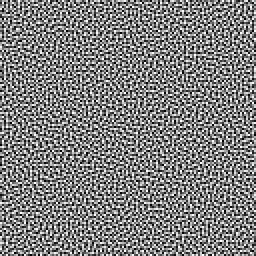
#> input picture bluenoise/128_128/LDR_LLL1_0.png, 128 x 128 px (shown 2 times larger)
$ python dither_v2.py bluenoise/128_128/LDR_LLL1_0.png   (older library calls are emulated)
#> lines starting #> are read from the running program, lines starting #| are printed output that depends on the picture
import cv2
import numpy as np
import pandas as pd
import argparse
import sys
import os
from PIL import Image

def load_lut(csv_path):
    if csv_path and os.path.exists(csv_path):
        print(f"Loading LUT from: {csv_path}")
        try:
            df = pd.read_csv(csv_path)
            x = df.iloc[:, 0].values.astype(float)
            y = df.iloc[:, 1].values.astype(float)
            is_inverted = y[0] > y[-1]
            if is_inverted:
                print(" -> Detected INVERTED LUT. Disabling auto-inversion.")
            return x, y, is_inverted
        except Exception as e:
            print(f"Error reading CSV: {e}")
            sys.exit(1)
    else:
        print("No CSV provided. Using LINEAR mapping.")
        x = np.array([0.0, 255.0])
        y = np.array([0.0, 255.0])
        return x, y, False

def get_bayer_noise(size_h, size_w):
    """ Generates a normalized Bayer noise map (-0.5 to +0.5) """
    bayer_8x8 = np.array([
        [ 0, 32,  8, 40,  2, 34, 10, 42],
        [48, 16, 56, 24, 50, 18, 58, 26],
        [12, 44,  4, 36, 14, 46,  6, 38],
        [60, 28, 52, 20, 62, 30, 54, 22],
        [ 3, 35, 11, 43,  1, 33,  9, 41],
        [51, 19, 59, 27, 49, 17, 57, 25],
        [15, 47,  7, 39, 13, 45,  5, 37],
        [63, 31, 55, 23, 61, 29, 53, 21]
    ], dtype=np.float32)

    # Normalize to -0.5 to +0.5 range
    bayer_norm = (bayer_8x8 / 64.0) - 0.5

    # Tile it
    rep_h = int(np.ceil(size_h / 8))
    rep_w = int(np.ceil(size_w / 8))
    tiled = np.tile(bayer_norm, (rep_h, rep_w))

    return tiled[:size_h, :size_w]

def load_dither_config():
    """Load dithering defaults from defaults.yaml."""
    config_path = "defaults.yaml"
    if not os.path.exists(config_path):
        return {}
    config = {}
    with open(config_path, "r") as f:
        for line in f:
            line = line.strip()
            if not line or line.startswith("#"):
                continue
            if ":" in line:
                key, value = line.split(":", 1)
                key = key.strip()
                value = value.strip()
                # Try to interpret numbers
                try:
                    value = float(value)
                except ValueError:
                    if value.lower() in ("true", "false"):
                        value = value.lower() == "true"
                    else:
                        value = value.lower()
                config[key] = value
    return config

def process_adaptive_hybrid(image_path, csv_path, output_path, size_mm, dpi, max_steps, min_spread, max_spread, gamma, dither_type='bayer', strength=1.0, edge_damping=0.5):
    # 1. Load Data
#> called with image_path = 'bluenoise/128_128/LDR_LLL1_0.png', output_path = 'adaptive_print.png', size_mm = 150, dpi = 318, max_steps = 80, min_spread = 1, max_spread = 4, gamma = 1
    lut_x, lut_y, lut_is_inverted = load_lut(csv_path)

    print(f"Loading Image: {image_path}")
    img = cv2.imread(image_path, cv2.IMREAD_GRAYSCALE)
#> img is the input picture: shape (128, 128); min 0, max 255, mean 127.5
    if img is None:
        print("Error loading image.")
        return

    # 2. Resize
    if size_mm:
        h, w = img.shape
#> h = 128; w = 128
        pixel_scale = (size_mm / 25.4) * dpi
        scale = pixel_scale / max(h, w)
#> scale = 14.67
        new_w, new_h = int(w * scale), int(h * scale)
#> new_w = 1877; new_h = 1877
        print(f"Resizing to {new_w}x{new_h} px ({size_mm}mm @ {dpi} DPI)")
#| Resizing to 1877x1877 px (150mm @ 318 DPI)
        img = cv2.resize(img, (new_w, new_h), interpolation=cv2.INTER_LANCZOS4)
#> img: shape (1877, 1877)

    # 3. Handle Inversion
    if not lut_is_inverted:
        print("Inverting image pixels (Standard Negative Generation)...")
        img = 255 - img
    else:
        print("Keeping image pixels as-is (LUT handles Negative Inversion).")

    norm = img / 255.0

    # Apply Gamma correction (Power law)
    # Output = Input ^ (1 / Gamma)
    # A gamma of ~2.0 is usually good for porous paper cyanotypes
    compensated = np.power(norm, 1.0 / gamma)
    compensated = np.clip(compensated * 255, 0, 255).astype(np.uint8)

    # 4. Map to Curve
    print("Applying LUT interpolation...")
    corrected_255 = np.interp(compensated, lut_x, lut_y)

    # 5. Convert to Hardware Steps
    print(f"Quantizing to {max_steps} hardware power steps...")
    step_scale = max_steps / 255.0
    ideal_steps = corrected_255 * step_scale

    # --- ADAPTIVE DITHERING LOGIC ---
    print(f"Calculating Adaptive Spread (Min: {min_spread}, Max: {max_spread})...")

    # A. Calculate Local Gradient (Variance/Edge Detection)
    # We use Sobel to find how fast pixels change neighbors
    gx = cv2.Sobel(ideal_steps, cv2.CV_64F, 1, 0, ksize=3)
    gy = cv2.Sobel(ideal_steps, cv2.CV_64F, 0, 1, ksize=3)
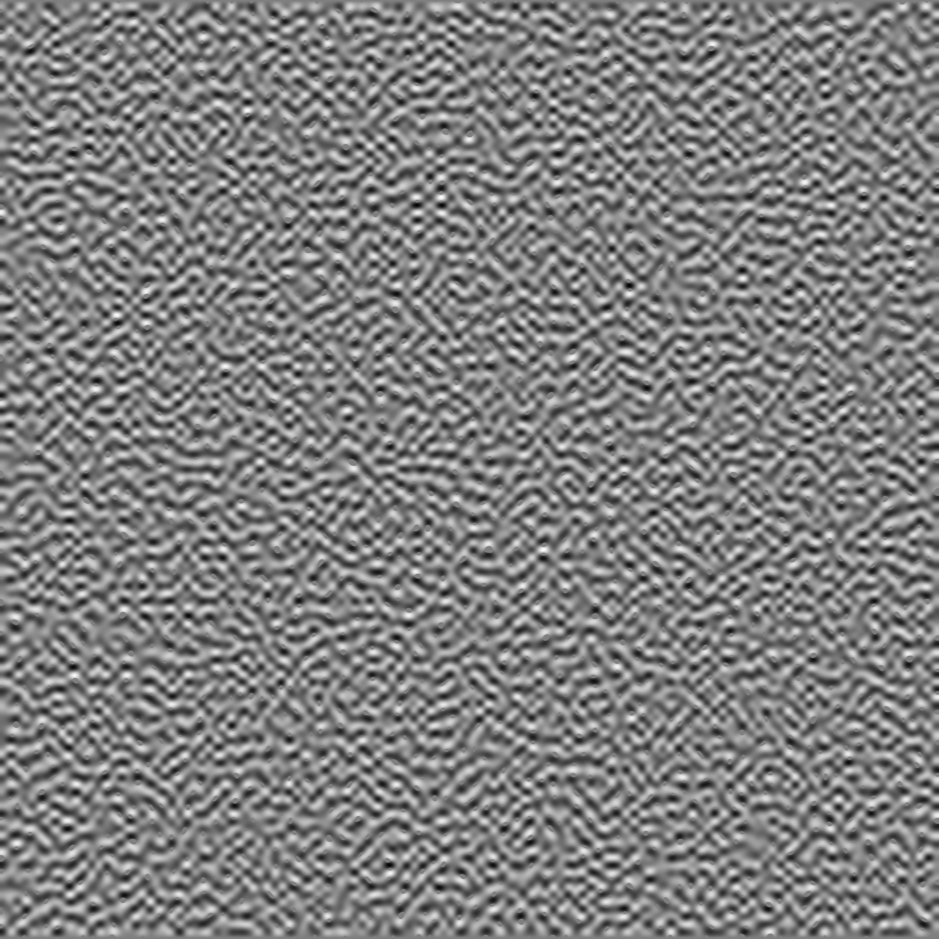
#> gy: shape (1877, 1877) float64 (shown at 1/2 size); min -67.14, max 67.14, mean 0; drawn with min black and max white
    gradient_mag = cv2.magnitude(gx, gy)
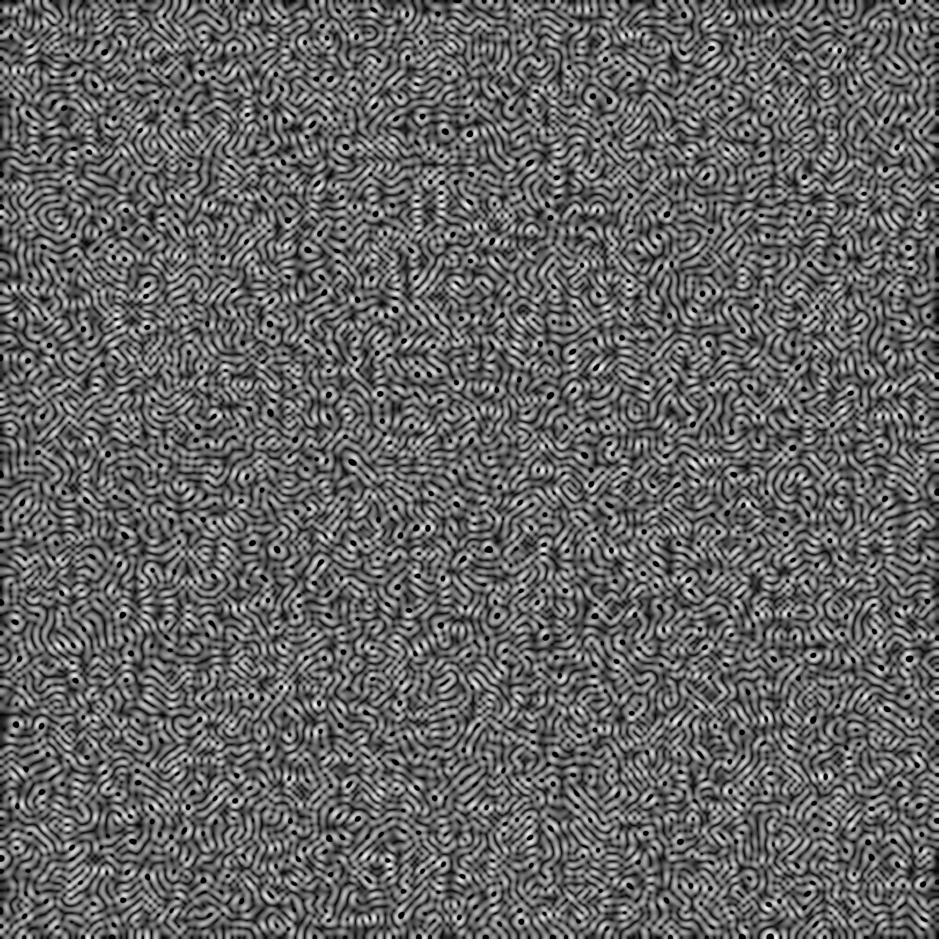
#> gradient_mag: shape (1877, 1877) float64 (shown at 1/2 size); min 0, max 68.61, mean 27.3; drawn with min black and max white

    # B. Create Flatness Mask (0.0 = Busy/Edge, 1.0 = Flat)
    # We use exponential decay.
    # Sensitivity factor 5.0 means gradients > 5 (out of 255) start reducing spread rapidly.
    flatness_mask = np.exp(-gradient_mag / 10.0)
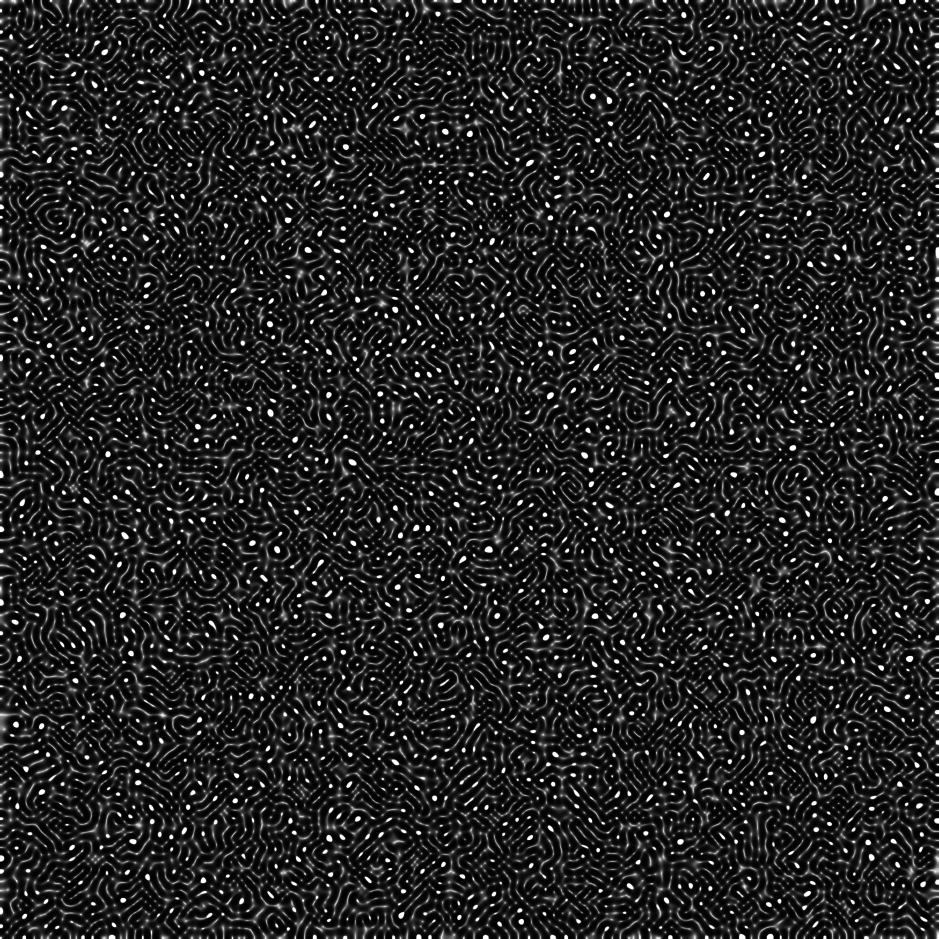
#> flatness_mask: shape (1877, 1877) float64 (shown at 1/2 size); min 0.00105, max 1, mean 0.138

    # C. Calculate Adaptive Spread Map
    # Where Flatness is 1, we use Max Spread. Where Flatness is 0, we use Min Spread.
    current_spread_map = min_spread + (flatness_mask * (max_spread - min_spread))

    # D. Calculate Edge Damping (Black/White Protection)
    # Protects absolute 0 and absolute max from noise
    dist_from_bottom = ideal_steps
    dist_from_top = max_steps - ideal_steps
    edge_distance = np.minimum(dist_from_bottom, dist_from_top)
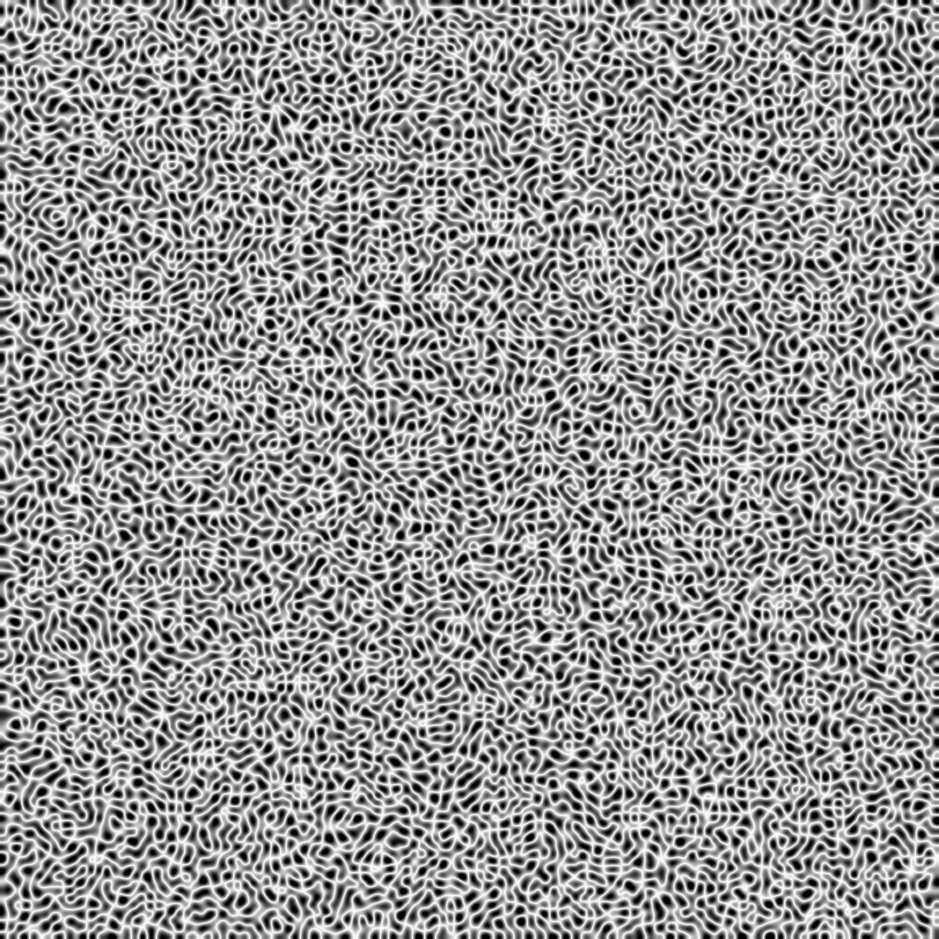
#> edge_distance: shape (1877, 1877) float64 (shown at 1/2 size); min 0, max 39.84, mean 22.9; drawn with min black and max white

    # We divide by current_spread_map to ensure protection scales with the spread size
    damping_mask = np.clip(edge_distance / (current_spread_map * (0.5 * edge_damping) + 0.001), 0.0, 1.0)
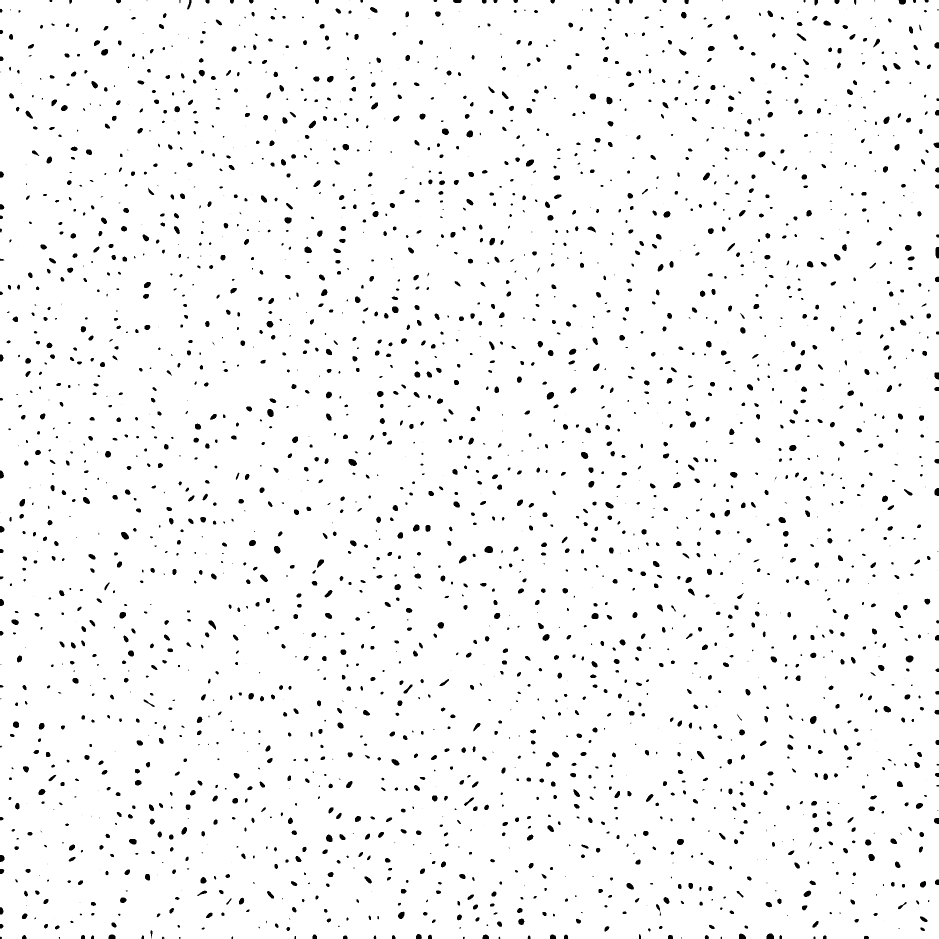
#> damping_mask: shape (1877, 1877) float64 (shown at 1/2 size); min 0, max 1, mean 0.966

    # E. Combine Everything
    # Final Noise = Base Bayer * Adaptive Spread * Edge Protection
    # Generate base Bayer noise or alternative based on dither_type
    if dither_type == "random":
        # Random noise with similar distribution (-0.5 to +0.5)
        base_bayer = np.random.rand(img.shape[0], img.shape[1]) * 1.0 - 0.5
    else:
        base_bayer = get_bayer_noise(img.shape[0], img.shape[1])
    # Apply strength scaling
    base_bayer = base_bayer * strength

    effective_noise = base_bayer * current_spread_map * damping_mask
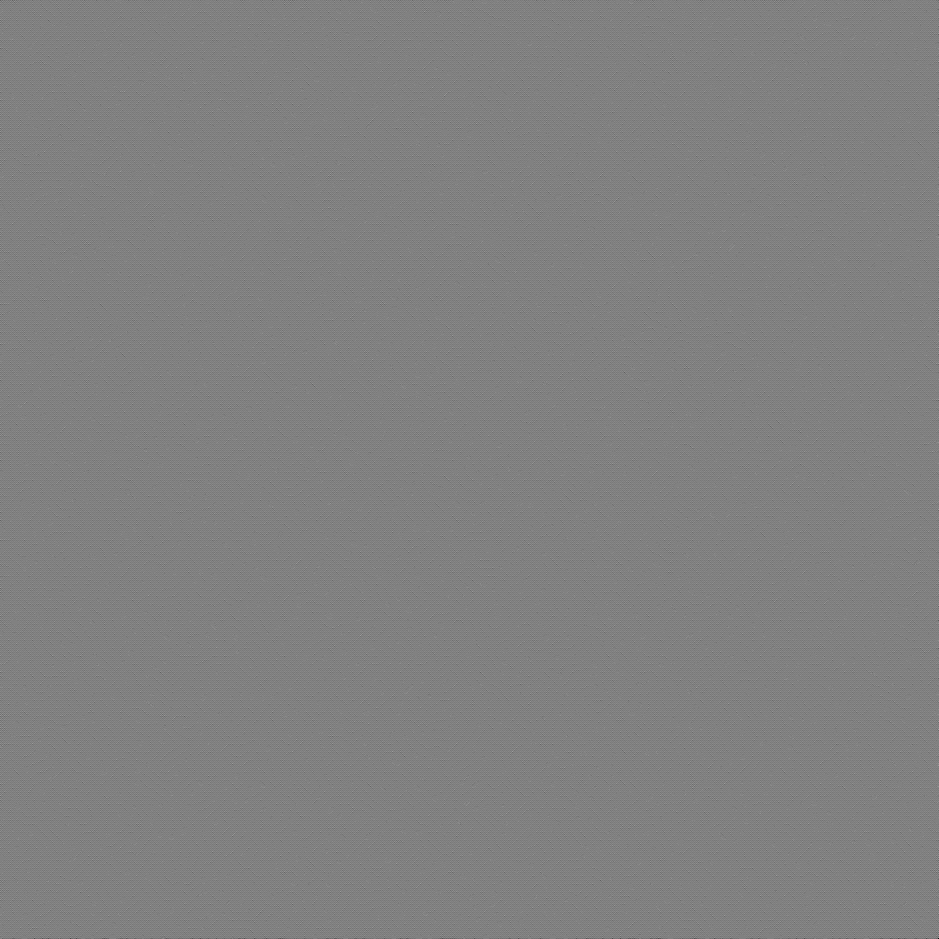
#> effective_noise: shape (1877, 1877) float64 (shown at 1/2 size); min -2, max 1.94, mean -0.0103; drawn with min black and max white

    dithered_steps = ideal_steps + effective_noise
    final_steps = np.round(dithered_steps)
    final_steps = np.clip(final_steps, 0, max_steps)

    # --- END ADAPTIVE LOGIC ---

    # 6. Convert BACK to 0-255 for Laser Software
    print("Encoding final image...")
    inverse_scale = 255.0 / max_steps
    final_image_array = final_steps * inverse_scale
    final_image_array = np.clip(np.round(final_image_array), 0, 255).astype(np.uint8)

    # 7. Save
    print(f"Saving to {output_path}")
    Image.fromarray(final_image_array).save(output_path, dpi=(int(dpi), int(dpi)))
    print("Done.")

if __name__ == "__main__":
    parser = argparse.ArgumentParser(description="Adaptive Hybrid Dither for Cyanotype")
    parser.add_argument("image", help="Input image")
    parser.add_argument("--csv", help="Correction CSV", default=None)
    parser.add_argument("-o", "--output", default="adaptive_print.png")
    parser.add_argument("--size_mm", type=float, default=150)
    parser.add_argument("--dpi", type=float, default=318)
    parser.add_argument("--steps", type=int, default=80)
    parser.add_argument("--min_spread", type=float, default=1.0, help="Spread on Edges/Details (Low noise)")
    parser.add_argument("--max_spread", type=float, default=4.0, help="Spread on Flat Areas (High blending)")
    parser.add_argument("-g", "--gamma", type=float, default=1.0, help="add gamma")
    # New dithering parameters
    parser.add_argument("--dither_type", help="Type of dithering to use (e.g., bayer, random)", default="bayer")
    parser.add_argument("--strength", type=float, help="Strength multiplier for dithering noise", default=1.0)
    parser.add_argument("--edge_damping", type=float, help="Edge damping factor for protecting blacks/whites", default=0.5)

    args = parser.parse_args()

    # Load default config
    config = load_dither_config()

    # Determine final values, using CLI args if provided, else config defaults
    dither_type_final = args.dither_type if args.dither_type else config.get('dither_type', 'bayer')
    strength_final = args.strength if args.strength else config.get('strength', 1.0)
    edge_damping_final = args.edge_damping if args.edge_damping else config.get('edge_damping', 0.5)
    min_spread_final = args.min_spread if args.min_spread else config.get('min_spread', 1.0)
    max_spread_final = args.max_spread if args.max_spread else config.get('max_spread', 4.0)
    gamma_final = args.gamma if args.gamma else config.get('gamma', 1.0)

    process_adaptive_hybrid(
        args.image,
        args.csv,
        args.output,
        args.size_mm,
        args.dpi,
        args.steps,
        min_spread_final,
        max_spread_final,
        gamma_final,
        dither_type_final,
        strength_final,
        edge_damping_final
    )
